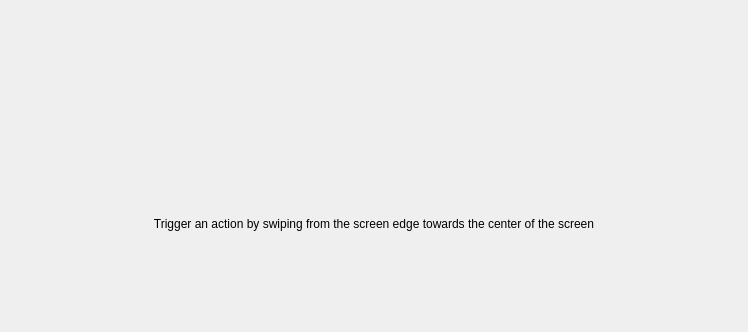
<?xml version="1.0" encoding="UTF-8"?>
<ui version="4.0">
 <class>KWinScreenEdgesConfigForm</class>
 <widget class="QWidget" name="KWinScreenEdgesConfigForm">
  <property name="geometry">
   <rect>
    <x>0</x>
    <y>0</y>
    <width>748</width>
    <height>332</height>
   </rect>
  </property>
  <layout class="QVBoxLayout" name="verticalLayout">
   <item>
    <widget class="KWin::Monitor" name="monitor" native="true">
     <property name="sizePolicy">
      <sizepolicy hsizetype="MinimumExpanding" vsizetype="MinimumExpanding">
       <horstretch>0</horstretch>
       <verstretch>0</verstretch>
      </sizepolicy>
     </property>
     <property name="minimumSize">
      <size>
       <width>200</width>
       <height>200</height>
      </size>
     </property>
     <property name="focusPolicy">
      <enum>Qt::StrongFocus</enum>
     </property>
    </widget>
   </item>
   <item>
    <widget class="QLabel" name="label_7">
     <property name="text">
      <string>Trigger an action by swiping from the screen edge towards the center of the screen</string>
     </property>
     <property name="alignment">
      <set>Qt::AlignCenter</set>
     </property>
     <property name="wordWrap">
      <bool>true</bool>
     </property>
    </widget>
   </item>
   <item>
    <spacer name="verticalSpacer">
     <property name="orientation">
      <enum>Qt::Vertical</enum>
     </property>
     <property name="sizeHint" stdset="0">
      <size>
       <width>20</width>
       <height>0</height>
      </size>
     </property>
    </spacer>
   </item>
  </layout>
 </widget>
 <customwidgets>
  <customwidget>
   <class>KWin::Monitor</class>
   <extends>QWidget</extends>
   <header>monitor.h</header>
   <container>1</container>
  </customwidget>
 </customwidgets>
 <resources/>
 <connections/>
</ui>
